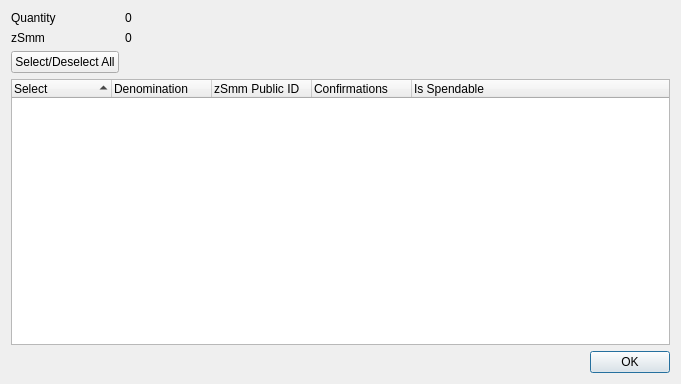
<?xml version="1.0" encoding="UTF-8"?>
<ui version="4.0">
 <class>ZSmmControlDialog</class>
 <widget class="QDialog" name="ZSmmControlDialog">
  <property name="geometry">
   <rect>
    <x>0</x>
    <y>0</y>
    <width>681</width>
    <height>384</height>
   </rect>
  </property>
  <property name="minimumSize">
   <size>
    <width>681</width>
    <height>384</height>
   </size>
  </property>
  <property name="windowTitle">
   <string>Select zSmm to Spend</string>
  </property>
  <layout class="QGridLayout" name="gridLayout">
   <item row="0" column="0">
    <layout class="QFormLayout" name="formLayout">
     <property name="sizeConstraint">
      <enum>QLayout::SetDefaultConstraint</enum>
     </property>
     <item row="0" column="0">
      <widget class="QLabel" name="labelQuantity">
       <property name="text">
        <string>Quantity</string>
       </property>
      </widget>
     </item>
     <item row="0" column="1">
      <widget class="QLabel" name="labelQuantity_int">
       <property name="text">
        <string>0</string>
       </property>
      </widget>
     </item>
     <item row="1" column="0">
      <widget class="QLabel" name="labelZSmm">
       <property name="text">
        <string>zSmm</string>
       </property>
      </widget>
     </item>
     <item row="1" column="1">
      <widget class="QLabel" name="labelZSmm_int">
       <property name="text">
        <string>0</string>
       </property>
      </widget>
     </item>
     <item row="2" column="0">
      <widget class="QPushButton" name="pushButtonAll">
       <property name="text">
        <string>Select/Deselect All</string>
       </property>
      </widget>
     </item>
    </layout>
   </item>
   <item row="1" column="0">
    <layout class="QVBoxLayout" name="verticalLayout">
     <item>
      <widget class="QTreeWidget" name="treeWidget">
       <property name="minimumSize">
        <size>
         <width>0</width>
         <height>250</height>
        </size>
       </property>
       <property name="alternatingRowColors">
        <bool>true</bool>
       </property>
       <property name="sortingEnabled">
        <bool>true</bool>
       </property>
       <property name="columnCount">
        <number>5</number>
       </property>
       <attribute name="headerDefaultSectionSize">
        <number>100</number>
       </attribute>
       <column>
        <property name="text">
         <string notr="true">Select</string>
        </property>
       </column>
       <column>
        <property name="text">
         <string notr="true">Denomination</string>
        </property>
       </column>
       <column>
        <property name="text">
         <string notr="true">zSmm Public ID</string>
        </property>
       </column>
       <column>
        <property name="text">
         <string notr="true">Confirmations</string>
        </property>
       </column>
       <column>
        <property name="text">
         <string>Is Spendable</string>
        </property>
       </column>
      </widget>
     </item>
     <item>
      <widget class="QDialogButtonBox" name="buttonBox">
       <property name="orientation">
        <enum>Qt::Horizontal</enum>
       </property>
       <property name="standardButtons">
        <set>QDialogButtonBox::Ok</set>
       </property>
      </widget>
     </item>
    </layout>
   </item>
  </layout>
 </widget>
 <resources/>
 <connections>
  <connection>
   <sender>buttonBox</sender>
   <signal>accepted()</signal>
   <receiver>ZSmmControlDialog</receiver>
   <slot>accept()</slot>
   <hints>
    <hint type="sourcelabel">
     <x>248</x>
     <y>254</y>
    </hint>
    <hint type="destinationlabel">
     <x>157</x>
     <y>274</y>
    </hint>
   </hints>
  </connection>
  <connection>
   <sender>buttonBox</sender>
   <signal>rejected()</signal>
   <receiver>ZSmmControlDialog</receiver>
   <slot>reject()</slot>
   <hints>
    <hint type="sourcelabel">
     <x>316</x>
     <y>260</y>
    </hint>
    <hint type="destinationlabel">
     <x>286</x>
     <y>274</y>
    </hint>
   </hints>
  </connection>
 </connections>
</ui>
